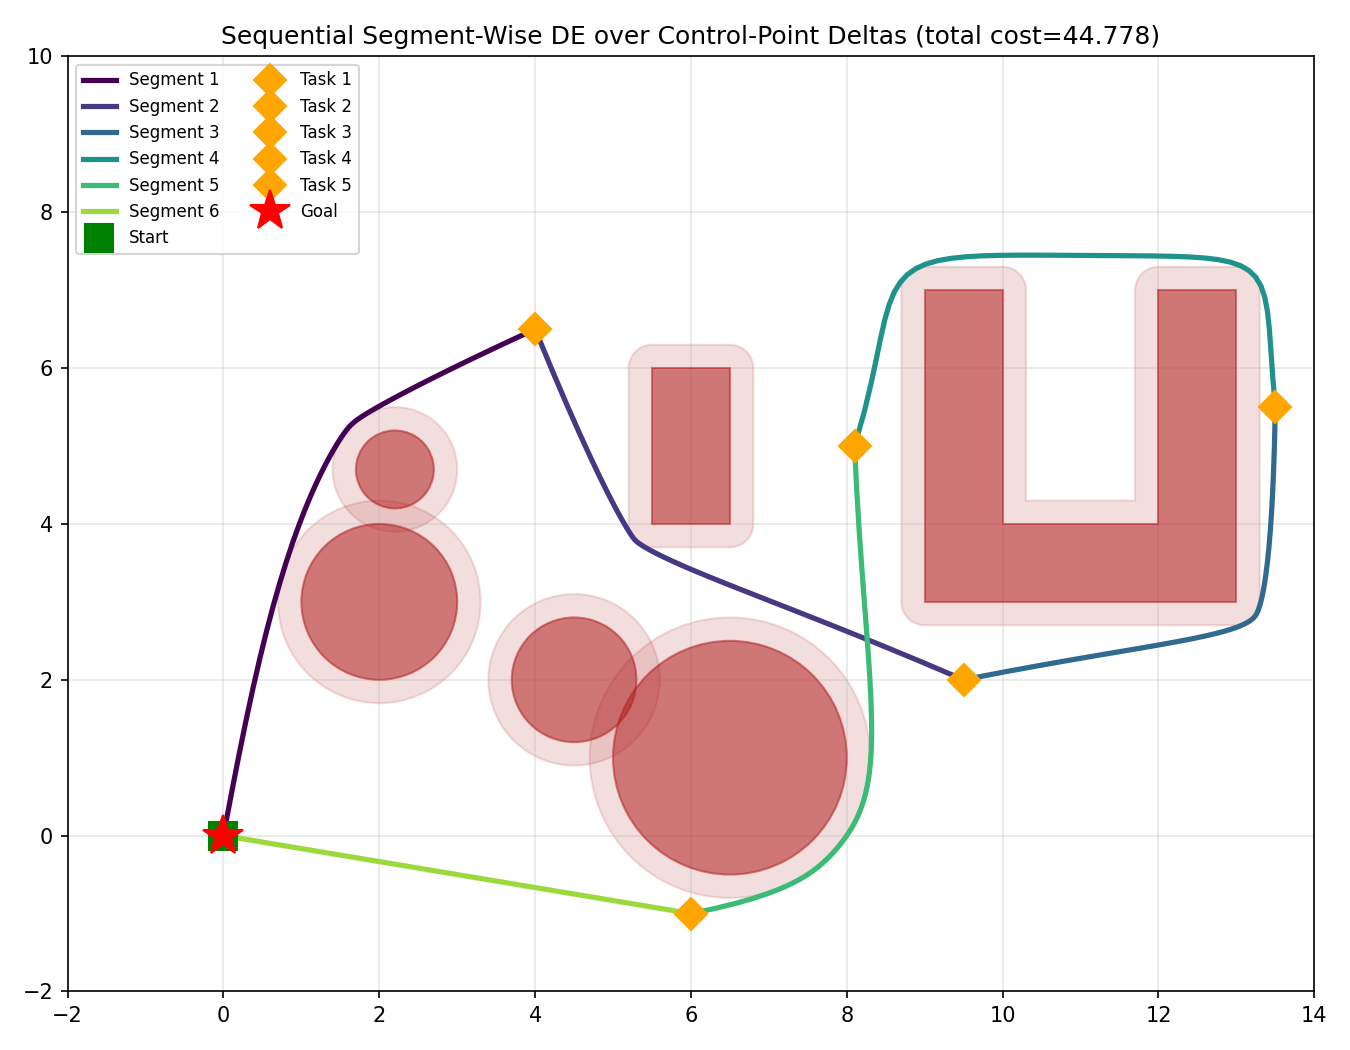

This figure's Python source:
"""
Global Path Planning via Differential Evolution over Bezier control-point deltas
=============================================================================
SEQUENTIAL SEGMENT-WISE VERSION WITH DELTA OPTIMIZATION
------------------------------------------------------
Instead of evolving absolute control-point coordinates directly, this version
optimizes delta-x and delta-y offsets for each free control point.

For each segment, we start from a straight-line baseline between the segment
start and end waypoints, and then let DE discover how much each control point
should deviate from that baseline. This makes the search more structured and
helps the optimizer focus on local shape changes rather than raw coordinates.
"""

import numpy as np
from scipy.optimize import differential_evolution
from scipy.special import comb
import shapely
from shapely.geometry import Polygon
import matplotlib.pyplot as plt
from matplotlib.patches import Polygon as MplPolygon, Circle
import time

# ----------------------------------------------------------------------
# 1. Problem setup: waypoint sequence + mixed obstacles
# ----------------------------------------------------------------------

WAYPOINTS = [
    np.array([0.0, 0.0]),    # start
    np.array([4.0, 6.5]),    # task point 1
    np.array([9.5, 2.0]),    # task point 2
    np.array([13.5, 5.5]), 
    np.array([8.1, 5.0]),
    np.array([6.0, -1.0]),
    np.array([0.0, 0.0]),    # start
]

ROBOT_RADIUS = 0.3

OBSTACLES = [
    {"type": "circle", "center": (2.2, 4.7), "radius": 0.5},
    {"type": "circle", "center": (6.5, 1.0), "radius": 1.5},
    {"type": "circle", "center": (2.0, 3.0), "radius": 1.0},
    {"type": "polygon", "shape": Polygon([(5.5, 4.0), (6.5, 4.0), (6.5, 6.0), (5.5, 6.0)])},
    # {"type": "polygon", "shape": Polygon([
    #     (9.0, 3.0), (11.5, 3.0), (11.5, 7.0), (10.5, 7.0),
    #     (10.5, 4.0), (10.0, 4.0), (10.0, 7.0), (9.0, 7.0),
    # ])},
    {"type": "polygon", "shape": Polygon([
        (9.0, 3.0), (13.0, 3.0), (13.0, 7.0), (12.0, 7.0),
        (12.0, 4.0), (10.0, 4.0), (10.0, 7.0), (9.0, 7.0),
    ])},
    {"type": "circle", "center": (4.5, 2.0), "radius": 0.8},
]

N_SEGMENTS = len(WAYPOINTS) - 1
N_CONTROL_PER_SEGMENT = 4
N_SAMPLES_PER_SEGMENT = 40
N_VARS_PER_SEGMENT = N_CONTROL_PER_SEGMENT * 2

BOUNDS_MIN = np.array([-1.0, -1.0])
BOUNDS_MAX = np.array([13.0, 9.0])

WARM_START_FRACTION = 0.45
WARM_START_NOISE_STD = 0.75

# ----------------------------------------------------------------------
# 2. Bezier curve construction
# ----------------------------------------------------------------------


def bezier_curve(control_points, n_samples):
    n = len(control_points) - 1
    t = np.linspace(0.0, 1.0, n_samples)
    curve = np.zeros((n_samples, 2))
    for i, p in enumerate(control_points):
        bernstein = comb(n, i) * (t ** i) * ((1 - t) ** (n - i))
        curve += np.outer(bernstein, p)
    return curve


def baseline_control_points(seg_start, seg_end):
    """Create a straight-line baseline for the segment's free control points."""
    segment_vec = seg_end - seg_start
    if np.allclose(segment_vec, 0):
        return np.repeat(seg_start[None, :], N_CONTROL_PER_SEGMENT, axis=0)

    t_values = np.linspace(
        1.0 / (N_CONTROL_PER_SEGMENT + 1),
        N_CONTROL_PER_SEGMENT / (N_CONTROL_PER_SEGMENT + 1),
        N_CONTROL_PER_SEGMENT,
    )
    return np.array([seg_start + t * segment_vec for t in t_values])


def delta_to_control_points(flat_deltas, seg_start, seg_end):
    """Convert delta variables to actual control points."""
    deltas = flat_deltas.reshape(N_CONTROL_PER_SEGMENT, 2)
    return baseline_control_points(seg_start, seg_end) + deltas


def segment_curve_from_deltas(flat_deltas, seg_start, seg_end):
    free_points = delta_to_control_points(flat_deltas, seg_start, seg_end)
    control_points = np.vstack([seg_start, free_points, seg_end])
    return bezier_curve(control_points, N_SAMPLES_PER_SEGMENT)


# ----------------------------------------------------------------------
# 3. Collision / distance checks
# ----------------------------------------------------------------------


def collision_penalty(curve):
    xs = curve[:, 0]
    ys = curve[:, 1]
    pts = shapely.points(xs, ys)

    penalty = 0.0
    for obstacle in OBSTACLES:
        if obstacle["type"] == "circle":
            cx, cy = obstacle["center"]
            r = obstacle["radius"]
            d = np.hypot(xs - cx, ys - cy)
            safe_r = r + ROBOT_RADIUS
            intrusion = np.clip(safe_r - d, 0, None)
        else:
            poly = obstacle["shape"]
            d = shapely.distance(pts, poly)
            inside = shapely.contains(poly, pts)
            boundary_d = shapely.boundary(poly)
            d_to_boundary = shapely.distance(pts, boundary_d)
            outside_intrusion = np.clip(ROBOT_RADIUS - d, 0, None)
            inside_intrusion = ROBOT_RADIUS + d_to_boundary
            intrusion = np.where(inside, inside_intrusion, outside_intrusion)
        penalty += np.sum(intrusion ** 2)
    return penalty


def path_length(curve):
    diffs = np.diff(curve, axis=0)
    return np.sum(np.hypot(diffs[:, 0], diffs[:, 1]))


def curvature_penalty(curve):
    if len(curve) < 3:
        return 0.0
    v1 = curve[1:-1] - curve[:-2]
    v2 = curve[2:] - curve[1:-1]
    n1 = np.linalg.norm(v1, axis=1) + 1e-9
    n2 = np.linalg.norm(v2, axis=1) + 1e-9
    cos_angle = np.clip(np.sum(v1 * v2, axis=1) / (n1 * n2), -1.0, 1.0)
    return np.sum(np.arccos(cos_angle) ** 2)


W_LENGTH = 1.0
W_COLLISION = 800.0
W_CURVATURE = 0.5


def segment_cost_function(flat_deltas, seg_start, seg_end):
    curve = segment_curve_from_deltas(flat_deltas, seg_start, seg_end)
    cost = 0.0
    cost += W_LENGTH * path_length(curve)
    cost += W_COLLISION * collision_penalty(curve)
    cost += W_CURVATURE * curvature_penalty(curve)
    return cost


# ----------------------------------------------------------------------
# 4. Sequential DE over delta variables
# ----------------------------------------------------------------------


def build_delta_bounds(seg_start, seg_end):
    """Bounds for each delta component, proportional to segment length."""
    segment_length = np.linalg.norm(seg_end - seg_start)
    delta_bound = max(3.5, 0.5 * segment_length)
    return [(-delta_bound, delta_bound) for _ in range(N_VARS_PER_SEGMENT)]


def build_warm_start_population(prev_best_x, popsize, n_vars):
    """Seed part of the population from the previous segment's delta vector."""
    n_individuals = popsize * n_vars
    n_seeded = int(n_individuals * WARM_START_FRACTION)
    n_random = n_individuals - n_seeded

    population = []
    if prev_best_x is not None:
        seed_base = np.asarray(prev_best_x, dtype=float).flatten()
        for _ in range(n_seeded):
            jittered = seed_base + np.random.normal(0.0, WARM_START_NOISE_STD, size=n_vars)
            population.append(jittered)

    while len(population) < n_seeded + n_random:
        population.append(np.random.uniform(-1.0, 1.0, size=n_vars))

    return np.array(population)


def solve_sequential():
    all_delta_vectors = []
    prev_best_x = None
    total_cost = 0.0
    popsize = 20

    for seg in range(N_SEGMENTS):
        seg_start = WAYPOINTS[seg]
        seg_end = WAYPOINTS[seg + 1]
        bounds = build_delta_bounds(seg_start, seg_end)

        init_population = build_warm_start_population(prev_best_x, popsize, N_VARS_PER_SEGMENT)

        result = differential_evolution(
            segment_cost_function,
            bounds,
            args=(seg_start, seg_end),
            strategy="best1bin",
            maxiter=150,
            popsize=popsize,
            tol=1e-8,
            mutation=(0.4, 1.2),
            recombination=0.8,
            seed=17 + seg,
            polish=True,
            updating="immediate",
            workers=1,
            init=init_population,
        )

        print(
            f"  Segment {seg + 1}/{N_SEGMENTS}: cost={result.fun:.4f}, "
            f"nfev={result.nfev}, warm_start={'yes' if prev_best_x is not None else 'no (first segment)'}"
        )

        all_delta_vectors.append(result.x)
        prev_best_x = result.x
        total_cost += result.fun

    return all_delta_vectors, total_cost


# ----------------------------------------------------------------------
# 5. Reassemble full path for plotting
# ----------------------------------------------------------------------


def build_full_path(delta_vectors):
    curves = []
    for seg in range(N_SEGMENTS):
        seg_start = WAYPOINTS[seg]
        seg_end = WAYPOINTS[seg + 1]
        curve = segment_curve_from_deltas(delta_vectors[seg], seg_start, seg_end)
        curves.append(curve)
    return curves


# ----------------------------------------------------------------------
# 6. Visualization
# ----------------------------------------------------------------------


def plot_result(delta_vectors, total_cost):
    curves = build_full_path(delta_vectors)
    fig, ax = plt.subplots(figsize=(9, 7))

    for obstacle in OBSTACLES:
        if obstacle["type"] == "circle":
            cx, cy = obstacle["center"]
            r = obstacle["radius"]
            ax.add_patch(Circle((cx, cy), r, color="firebrick", alpha=0.55, zorder=2))
            ax.add_patch(Circle((cx, cy), r + ROBOT_RADIUS, color="firebrick",
                                 alpha=0.15, zorder=1))
        else:
            poly = obstacle["shape"]
            xs, ys = poly.exterior.xy
            ax.add_patch(MplPolygon(list(zip(xs, ys)), closed=True,
                                     color="firebrick", alpha=0.55, zorder=2))
            inflated = poly.buffer(ROBOT_RADIUS)
            ixs, iys = inflated.exterior.xy
            ax.add_patch(MplPolygon(list(zip(ixs, iys)), closed=True,
                                     color="firebrick", alpha=0.15, zorder=1))

    colors = plt.cm.viridis(np.linspace(0, 0.85, N_SEGMENTS))
    for seg, curve in enumerate(curves):
        ax.plot(curve[:, 0], curve[:, 1], "-", color=colors[seg], linewidth=2.5,
                zorder=3, label=f"Segment {seg + 1}")

    for i, wp in enumerate(WAYPOINTS):
        if i == 0:
            ax.plot(*wp, "gs", markersize=13, zorder=4, label="Start")
        elif i == len(WAYPOINTS) - 1:
            ax.plot(*wp, "r*", markersize=20, zorder=4, label="Goal")
        else:
            ax.plot(*wp, "D", color="orange", markersize=11, zorder=4,
                    label=f"Task {i}")

    ax.set_xlim(BOUNDS_MIN[0] - 1, BOUNDS_MAX[0] + 1)
    ax.set_ylim(BOUNDS_MIN[1] - 1, BOUNDS_MAX[1] + 1)
    ax.set_aspect("equal")
    ax.set_title(f"Sequential Segment-Wise DE over Control-Point Deltas "
                 f"(total cost={total_cost:.3f})")
    ax.legend(loc="upper left", fontsize=8, ncol=2)
    ax.grid(alpha=0.3)

    plt.tight_layout()
    plt.savefig("de_sequential_segment_warmstart_delta.png", dpi=150)
    print("Saved plot to de_sequential_segment_warmstart_delta.png")


if __name__ == "__main__":
    print("Running sequential per-segment DE over control-point deltas...")
    start_time = time.perf_counter()
    delta_vectors, total_cost = solve_sequential()
    end_time = time.perf_counter()
    print(f"Total cost (sum over segments): {total_cost:.4f}")
    print(f"Execution time: {end_time - start_time:.4f} seconds")
    plot_result(delta_vectors, total_cost)
